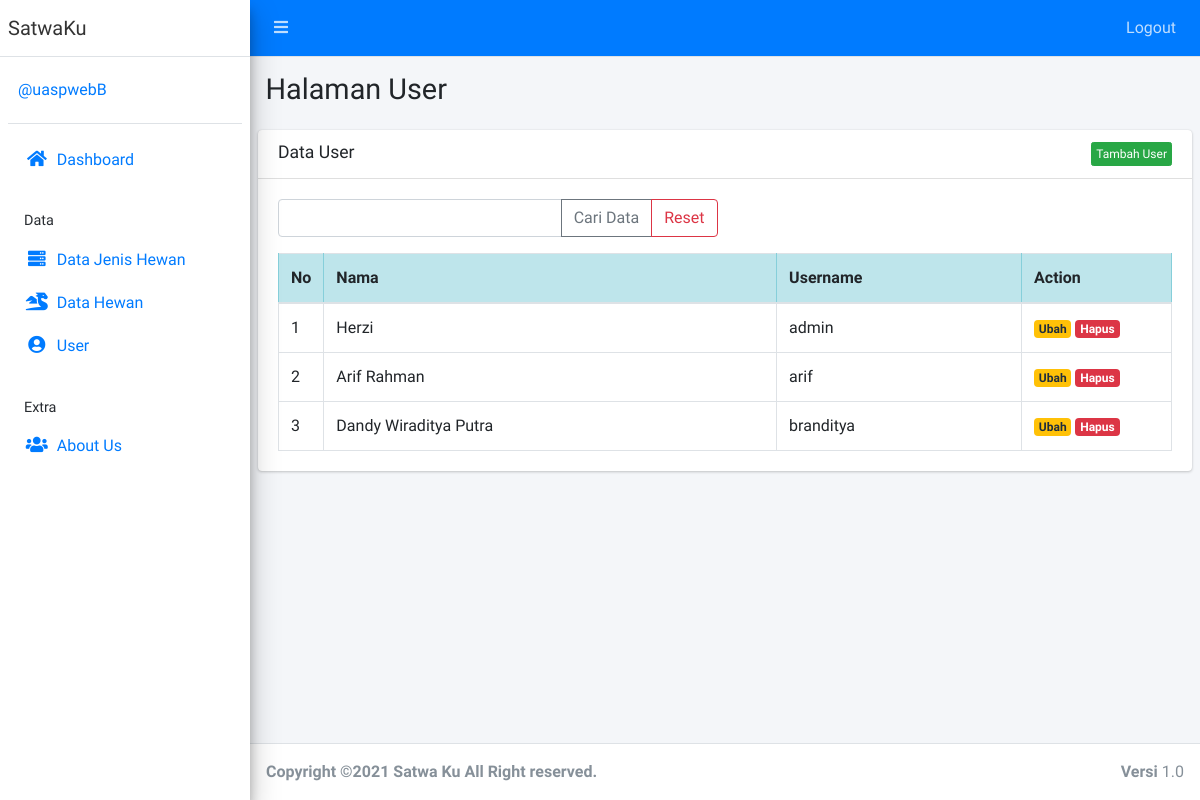
The page /public/user (signed in) on the database as committed earlier.
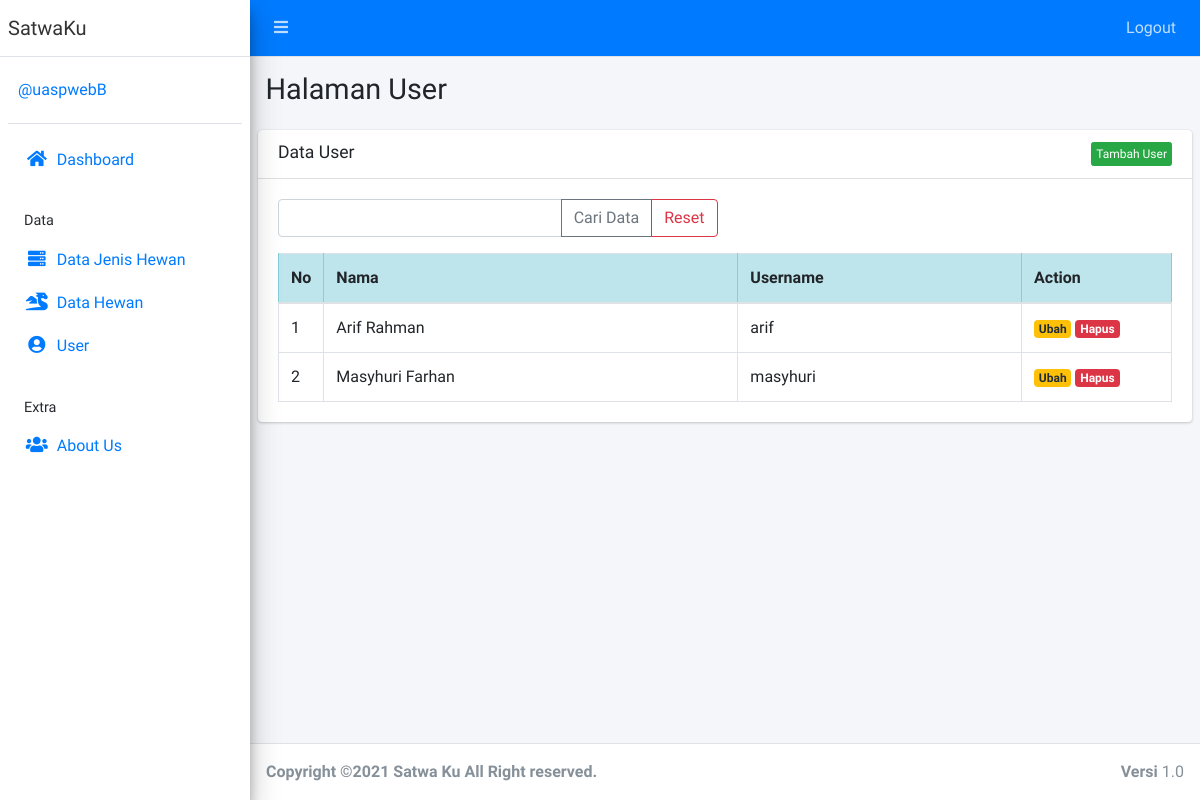
The same page on the database as committed later.
### tables this page shows
CREATE TABLE `user` (
  `id` int(11) NOT NULL,
  `nama` varchar(50) DEFAULT NULL,
  `username` varchar(25) NOT NULL,
  `password` varchar(255) NOT NULL
);

### app/core/Controller.php (called while the page is built, shortened)
<?php
class Controller{
	public function view($view, $data = [])
	{
		require_once '../app/views/' . $view . '.php';
	}
	public function model($model)
	{
		return new $model;
	}
}

### app/controllers/User.php (called while the page is built, shortened)
<?php
class User extends Controller {
	public function index()
	{
		$data['title'] = 'Data User';
		$data['user'] = $this->model('UserModel')->getAllUser();
		$this->view('user/index', $data);
	}
}

### app/core/App.php (called while the page is built, shortened)
<?php
class App{
	protected $method = 'index';
	protected $params = [];
	public function __construct(){
		$this->controller = new $this->controller;
		call_user_func_array([$this->controller, $this->method], $this->params);
	}
}

### public/index.php (called while the page is built, shortened)
<?php
$app = new App;

### app/core/Database.php (called while the page is built, shortened)
<?php
class Database{
	private $host = DB_HOST;
	private $user = DB_USER;
	private $pass = DB_PASS;
	private $dbnm = DB_NAME;
	private $dbh;
	private $stmt;
	public function __construct()
	{
		$dsn = 'mysql:host='. $this->host .';dbname='. $this->dbnm;
		$option = [
			PDO::ATTR_PERSISTENT => true,
			PDO::ATTR_ERRMODE => PDO::ERRMODE_EXCEPTION
		];
		try{
			$this->dbh = new PDO($dsn,$this->user,$this->pass, $option);
		}catch(PDOException $e){
			die($e->getMessage());
		}
	}
	public function query($query)
	{
		$this->stmt = $this->dbh->prepare($query);
	}
	public function execute()
	{
		$this->stmt->execute();
	}
	public function resultSet()
	{
		$this->execute();
		return $this->stmt->fetchAll(PDO::FETCH_ASSOC);
	}
}

### app/models/UserModel.php (called while the page is built, shortened)
<?php
class UserModel {
	private $table = 'user';
	private $db;
	public function __construct()
	{
		$this->db = new Database;
	}
	public function getAllUser()
	{
		$this->db->query('SELECT * FROM ' . $this->table);
		return $this->db->resultSet();
	}
}

### app/views/user/index.php (the view, shortened to what this page needs)
  <div class="content-wrapper">
    <section class="content-header">
      <div class="container-fluid">
        <div class="row mb-2">
          <div class="col-sm-6">
            <h1>Halaman User</h1>
          </div>
        </div>
      </div>
    </section>
    <section class="content">
      <div class="card">
        <div class="card-header">
          <h3 class="card-title"><?= $data['title'] ?></h3> <a href="<?= base_url; ?>/user/tambah" class="btn float-right btn-xs btn btn-success">Tambah User</a>
        </div>
        <div class="card-body">
      <form action="<?= base_url; ?>/user/cari" method="post">
 <div class="row mb-3">
    <div class="col-lg-6">
      <div class="input-group">
        <input type="text" class="form-control" placeholder="" name="key" >
    <div class="input-group-append">
          <button class="btn btn-outline-secondary" type="submit">Cari Data</button>
          <a class="btn btn-outline-danger" href="<?= base_url; ?>/user" >Reset</a>
    </div>
  </div>
  </div>
</div>
    </form>
          <table class="table table-bordered">
                  <thead class="table-info">
                    <tr>
                      <th style="width: 10px">No</th>
                      <th>Nama</th>
                      <th>Username</th>
                      <th style="width: 150px">Action</th>
                    </tr>
                  </thead>
                  <tbody>
                  <?php $no=1; ?>
                    <?php foreach ($data['user'] as $row) :?>
                    <tr>
                      <td><?= $no; ?></td>
                      <td><?= $row['nama'];?></td>
                      <td><?= $row['username'];?></td>
                      <td>
                        <a href="<?= base_url; ?>/user/edit/<?= $row['id'] ?>" class="badge badge-warning ">Ubah</a> <a href="<?= base_url; ?>/user/hapus/<?= $row['id'] ?>" class="badge badge-danger" onclick="return confirm('Hapus data?');">Hapus</a>
                      </td>
                    </tr>
                    <?php $no++; endforeach; ?>
                  </tbody>
                </table>
        </div>
      </div>
    </section>
  </div>

Rows that differ between the two databases and show on the page:
removed user: nama "Herzi", username "admin"
removed user: nama "Dandy Wiraditya Putra", username "branditya"
added user: nama "Masyhuri Farhan", username "masyhuri"
